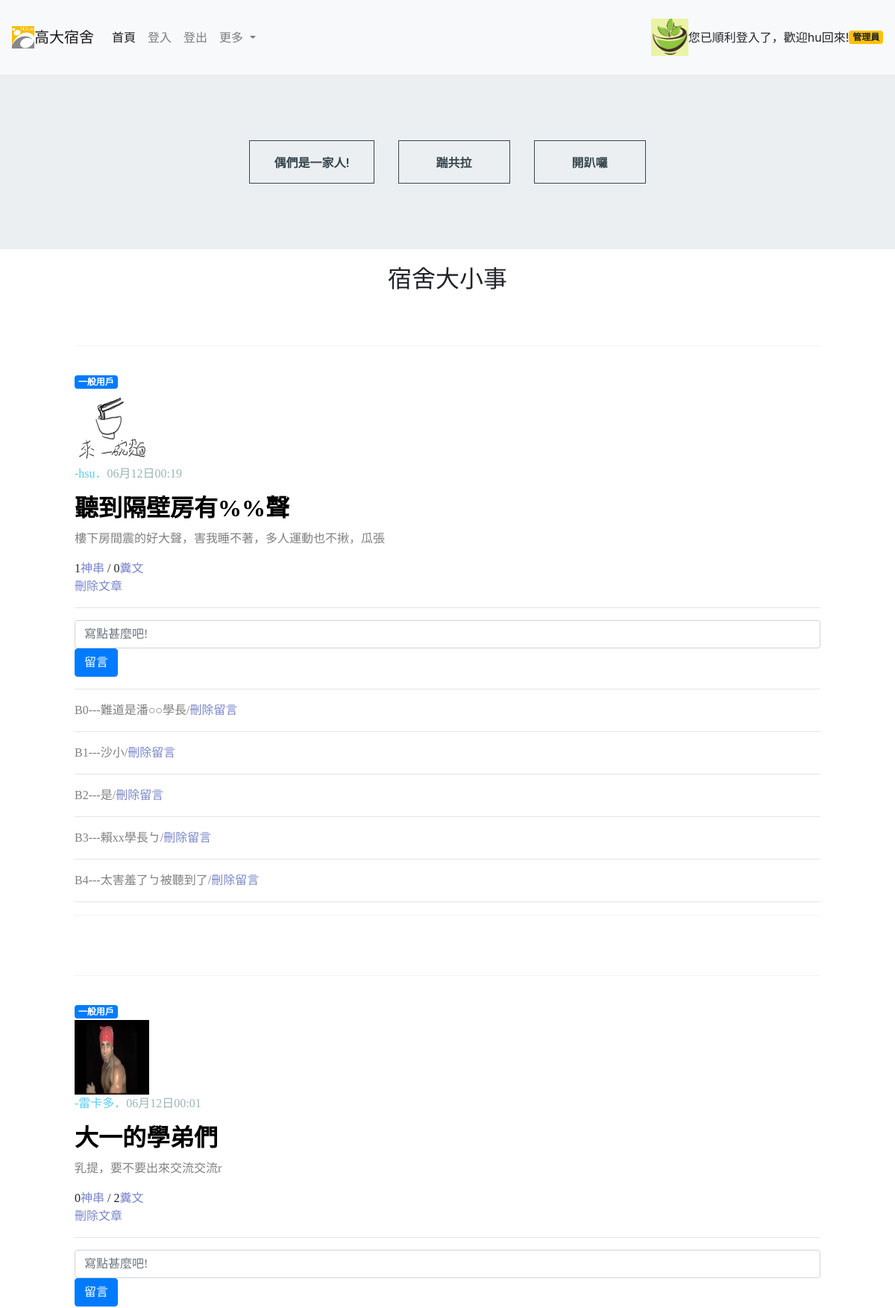
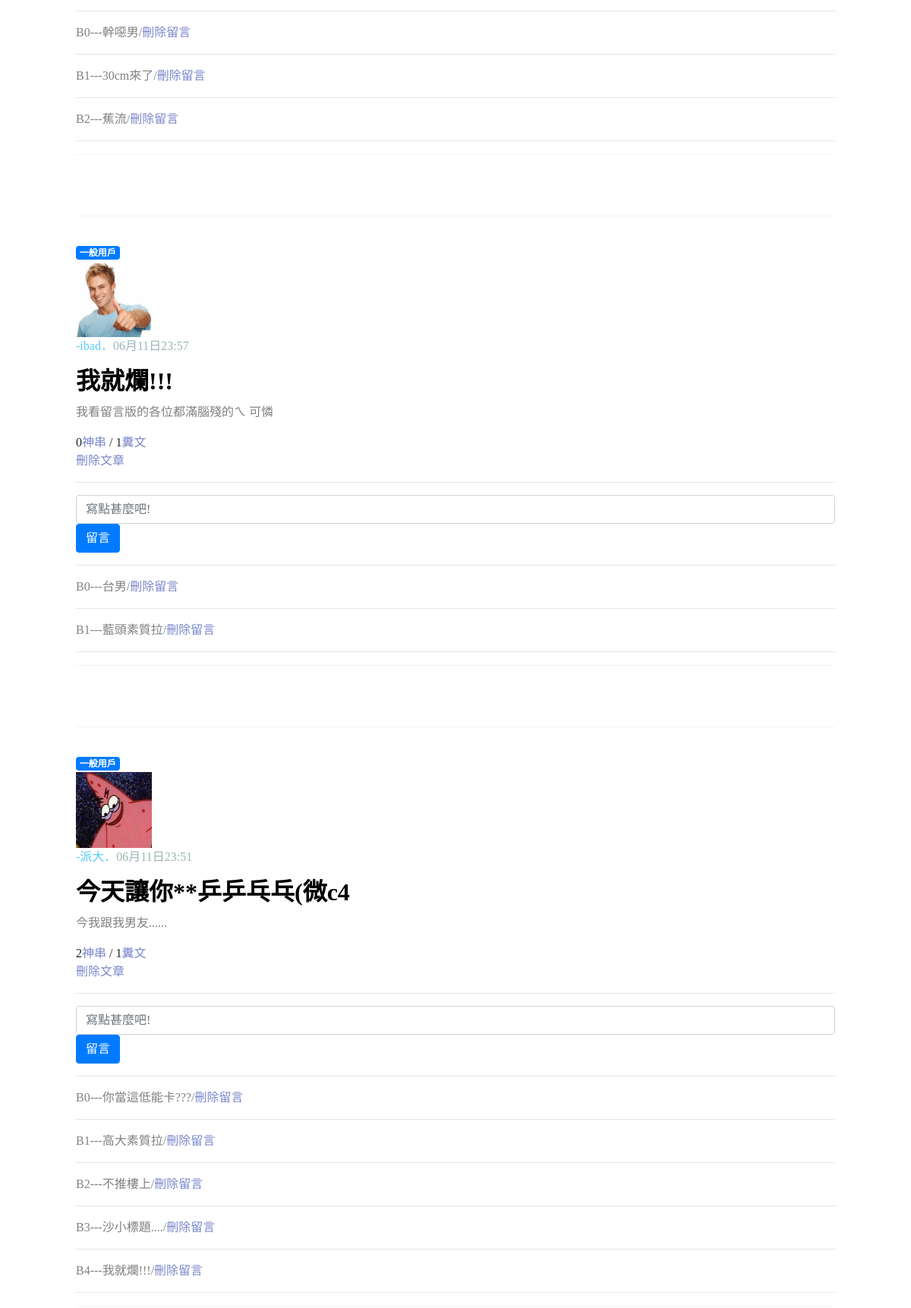
The page /project/showarticle.php (signed in, upper part) on the database its author committed (2 pictures, top to bottom).
### tables this page shows
CREATE TABLE `usr` (
  `usrid` int(20) NOT NULL,
  `account` varchar(100) NOT NULL,
  `passwd` varchar(100) NOT NULL,
  `sex` varchar(10) NOT NULL,
  `types` varchar(10) DEFAULT NULL,
  `home` int(10) NOT NULL DEFAULT 1,
  `lineid` varchar(20) NOT NULL,
  `pic` varchar(100) NOT NULL
);

CREATE TABLE `article` (
  `articleid` int(20) NOT NULL,
  `usrid` int(20) NOT NULL,
  `title` varchar(100) NOT NULL,
  `content` varchar(500) NOT NULL,
  `dates` varchar(100) NOT NULL
);

CREATE TABLE `comment` (
  `commentid` int(10) NOT NULL,
  `articleid` int(10) NOT NULL,
  `usrid` int(20) NOT NULL,
  `comment` varchar(500) NOT NULL
);

### project/showarticle.php (the view, shortened to what this page needs)
<!DOCTYPE html>
<html lang="en">
<head>
    <link rel="stylesheet" href="https://stackpath.bootstrapcdn.com/bootstrap/4.5.0/css/bootstrap.min.css"
>
    <link rel="stylesheet" type="text/css" href="css/normalize.css" />
    <link rel="stylesheet" type="text/css" href="css/vicons-font.css" />
    <link rel="stylesheet" type="text/css" href="css/base.css" />
    <link rel="stylesheet" type="text/css" href="css/buttons.css" />
    <link rel="stylesheet" type="text/css" href="css/test.css" />
</head>
<body>
    <?php
    include("navbar.php");
    ?>
    <div class="box bg-1">
        <button  class="button button--ujarak button--border-thin button--text-thick" onclick="location.href='familynow.php'">偶們是一家人!</button>
        <button id="bbt" class="button button--ujarak button--border-thin button--text-thick"
            onclick="location.href='message.php'">踹共拉</button>
        <button class="button button--ujarak button--border-thin button--text-thick" onclick="location.href='party.php'">開趴囉</button>
    </div>
<div class="container"><h1>宿舍大小事</h1> </div>
    <?php
    include("conn.php");
    $SQL = "SELECT * FROM article a,usr u WHERE u.usrid=a.usrid ORDER BY a.articleid DESC";
    $result = mysqli_query($link, $SQL);
    while ($row = mysqli_fetch_assoc($result)) {
        $mom = $row['articleid'];
        $SQL3 = "SELECT * FROM comment c WHERE c.articleid=$mom";
        $result3 = mysqli_query($link, $SQL3);
        $SQL2 = "SELECT * FROM rating r ";
        $result2 = mysqli_query($link, $SQL2);
        $goodc = 0;
        $badc = 0;
        echo "<div class='comment1'>";
        if($row['types']=='admin')
        echo "<span class='badge badge-warning'>管理員</span>";
        else
        echo "<span class='badge badge-primary'>一般用戶</span>";
        echo "<img src='".$row['pic']."' alt='' style='width:100px;height:100px'>";
        echo       "<footer>" . "-" . $row["account"];
        echo      "．";
        echo      "</footer>" . "<h6>" . $row['dates'] . "</h6>";
        echo       "<p>" . $row["title"] . "</p>";
        echo    "<blockquote>";
        echo        $row["content"] . "<br/>";
        echo       "</blockquote>";
        while ($row2 = mysqli_fetch_assoc($result2)) {
            if ($row2['articleid'] == $row['articleid'] && $row2['types'] == 'good') {
                $goodc = $goodc + 1;
            } elseif ($row2['articleid'] == $row['articleid'] && $row2['types'] == 'bad') {
                $badc = $badc + 1;
            }
        }
        echo $goodc;
        echo        "<a href='good.php?articleid=" . $row['articleid'] . "'>神串</a>";
        echo "  /  ";
        echo $badc;
        echo        "<a href='bad.php?articleid=" . $row['articleid'] . "'>糞文</a><br/>";
        if ($_SESSION['isadmin'] == 'yes' || $row['usrid'] == $_SESSION['usrid']) {
            echo  "<a href='artdelete.php?articleid=" . $row['articleid'] . "'>刪除文章</a>";
        }
        echo "<hr>";
        echo "<form action='commentcheck.php' method='post'>";
        echo   "<input type='text' name='comment' class='form-control' id='exampleFormControlInput1' placeholder='寫點甚麼吧!' required='required'>";
        echo "<input type='submit' class='btn btn-primary' value='留言'>";
        echo  "</form><hr>";
        $cwhere = 0;
        while ($row3 = mysqli_fetch_assoc($result3)) {
            echo "<blockquote>";
            echo "B" . $cwhere . "---" . $row3["comment"];
            if($_SESSION['usrid']==$row3['usrid'] || $_SESSION['isadmin']=='yes'){
                echo "/<a href='comdelete.php?commentid=".$row3['commentid']."'>刪除留言</a>";
            }
            echo "<br/>";
            echo "</blockquote>";
            echo "<hr>";
            $cwhere = $cwhere + 1;
        }
        echo   "</div>";
    }
    ?>
</body>
</html>

### project/navbar.php (shortened to what this page needs)
<nav class="navbar navbar-expand-lg navbar-light bg-light" style="height: 100px;">
    <img src="nuk.png" width="30" height="30" class="d-inline-block align-top" alt="" loading="lazy">
    <a class="navbar-brand" href="index.php">高大宿舍</a>
    <div class="collapse navbar-collapse" id="navbarSupportedContent">
        <ul class="navbar-nav mr-auto">
            <li class="nav-item active">
                <a class="nav-link" href="index.php">首頁 <span class="sr-only">(current)</span></a>
            </li>
            <li class="nav-item">
                <a class="nav-link" href="login.php">登入</a>
            </li>
            <li class="nav-item">
                <a class="nav-link" href="logout.php">登出</a>
            </li>
            <li class="nav-item dropdown">
                <a class="nav-link dropdown-toggle" href="#" id="navbarDropdown" role="button" data-toggle="dropdown"
                    aria-haspopup="true" aria-expanded="false">
                    更多
                </a>
            </li>
        </ul>
        <?php
    include('conn.php');
    $usrid = $_SESSION['usrid'];
    $SQL = "SELECT * FROM usr u WHERE u.usrid=$usrid";
    $result = mysqli_query($link, $SQL);
    $row = mysqli_fetch_assoc($result);
    if ($_SESSION['logstat'] == 'ok') {
        echo "<img src='".$row['pic']."' alt='' style='width:50px;height:50px'>";
      echo "您已順利登入了，歡迎" . $row['account'] . "回來!   ";
      if ($_SESSION['isadmin'] == 'yes') {
        echo "<span class='badge badge-warning'>管理員</span>";
      } else {
        echo "<span class='badge badge-primary'>一般用戶</span>";
      }
    } else {
      echo "您還尚未登入ㄛ!";
    }
    ?>
    </div>
</nav>

### project/css/base.css (style rules this page uses)
*, *:after, *:before { -webkit-box-sizing: border-box; box-sizing: border-box; }
a { color: #7986cb; text-decoration: none; outline: none; }
.container { margin: 0 auto; text-align: center; overflow: hidden; }
.box { padding: 4.5em 0; display: -webkit-flex; display: -ms-flexbox; display: flex; -webkit-flex-wrap: wrap; -ms-flex-wrap: wrap; flex-wrap: wrap; -webkit-justify-content: center; justify-content: center; }

### project/css/buttons.css (style rules this page uses)
.bg-1 { background: #ECEFF1; color: #37474f; }
.button { float: left; min-width: 150px; max-width: 250px; display: block; margin: 1em; padding: 1em 2em; border: none; background: none; color: inherit; vertical-align: middle; position: relative; z-index: 1; -webkit-backface-visibility: hidden; -moz-osx-font-smoothing: grayscale; }
.bg-1 .button { color: #37474f; border-color: #37474f; }
.button--text-thick { font-weight: 600; }
.button--border-thin { border: 1px solid; }
.button--ujarak { -webkit-transition: border-color 0.4s, color 0.4s; transition: border-color 0.4s, color 0.4s; }
.button--ujarak::before { content: ''; position: absolute; top: 0; left: 0; width: 100%; height: 100%; background: #37474f; z-index: -1; opacity: 0; -webkit-transform: scale3d(0.7, 1, 1); transform: scale3d(0.7, 1, 1); -webkit-transition: -webkit-transform 0.4s, opacity 0.4s; transition: transform 0.4s, opacity 0.4s; -webkit-transition-timing-function: cubic-bezier(0.2, 1, 0.3, 1); transition-timing-function: cubic-bezier(0.2, 1, 0.3, 1); }
.button--ujarak, .button--ujarak::before { -webkit-transition-timing-function: cubic-bezier(0.2, 1, 0.3, 1); transition-timing-function: cubic-bezier(0.2, 1, 0.3, 1); }

### project/css/test.css (style rules this page uses)
.comment1 { padding-top: 35px; padding-bottom: 1px; border-top: 1px solid #f4f4f4; border-bottom: 1px solid #f4f4f4; margin: 3em auto 5em auto; max-width: 1000px; width: 100%; font-family: Microsoft JhengHei; }
.comment1 p { font-size: 2em; color: black; font-weight: bold; margin-top: 10px; margin-bottom: 5px; }
.comment1 footer { color: rgb(88, 203, 248); display: inline; }
#bbt { font-family: Microsoft JhengHei; }
.comment1 h6 { display: inline; color: rgb(157, 181, 182); }
.comment1 blockquote { color: grey; }
.comment1 img { display: flex; align-items: center; justify-content: center; }

### rows shown on the page
usr: pic (picture), account "hu"
article: usrid.pic (picture), usrid.account "hsu", dates "06月12日00:19", title "聽到隔壁房有%%聲", content "樓下房間震的好大聲，害我睡不著，多人運動也不揪，瓜張", goodc "1", badc "0"
comment: comment "難道是潘○○學長"
comment: comment "沙小"
comment: comment "是"
comment: comment "賴xx學長ㄅ"
comment: comment "太害羞了ㄅ被聽到了"
article: usrid.pic (picture), usrid.account "雷卡多", dates "06月12日00:01", title "大一的學弟們", content "乳提，要不要出來交流交流r", goodc "0", badc "2"
comment: comment "幹噁男"
comment: comment "30cm來了"
comment: comment "蕉流"
article: usrid.pic (picture), usrid.account "ibad", dates "06月11日23:57", title "我就爛!!!", content "我看留言版的各位都滿腦殘的ㄟ 可憐", goodc "0", badc "1"
comment: comment "台男"
comment: comment "藍頭素質拉"
article: usrid.pic (picture), usrid.account "派大", dates "06月11日23:51", title "今天讓你**乒乒乓乓(微c4", content "今我跟我男友......", goodc "2", badc "1"
comment: comment "你當這低能卡???"
comment: comment "高大素質拉"
comment: comment "不推樓上"
comment: comment "沙小標題...."
comment: comment "我就爛!!!"
